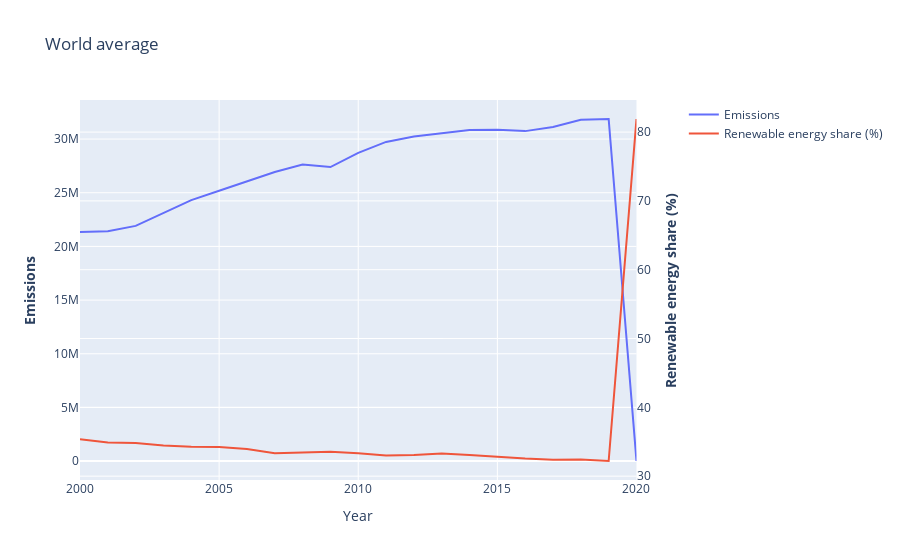

Notebook code for this chart:
### Markdown cell above
Since China is the biggest contributor and their emissions of CO₂ kept increasing over the 20 measured years, the graph above zooms in on the country's specific data of renewable energy share and emissions. China is a good example of the challenges faced when it comes to industrializing nations (Liu & Bae, 2018). As shown in figure 5, the renewable energy share was high before 2005 and the emissions were low, which is the opposite of what happened after 2005. This hints towards a direct connection between renewable energy share and emissions, supporting our first perspective: sustainable energy seems to lead to lower emissions.

### Code cell
developed_countries = [
    "Australia",
    "Austria",
    "Belgium",
    "Canada",
    "Denmark",
    "Finland",
    "France",
    "Germany",
    "Iceland",
    "Ireland",
    "Israel",
    "Italy",
    "Japan",
    "Luxembourg",
    "Netherlands",
    "New Zealand",
    "Norway",
    "Portugal",
    "Singapore",
    "South Korea",
    "Spain",
    "Sweden",
    "Switzerland",
    "United Kingdom",
    "United States",
    "Andorra",
    "Cyprus",
    "Czech Republic",
    "Estonia",
    "Greece",
    "Hong Kong SAR",
    "Latvia",
    "Lithuania",
    "Malta",
    "Monaco",
    "San Marino",
    "Slovakia",
    "Slovenia"
]


countries = pd.read_csv("../datasets/sus.csv")["Entity"].drop_duplicates()
world_data = df[(df['Element'] == "Emissions (CO2)") & (df['Item'] == "All sectors without LULUCF") & (df['Area'].isin(countries))].drop(columns=[
    'Item', 'Access to electricity (% of population)',
    'Access to clean fuels for cooking',
    'Renewable-electricity-generating-capacity-per-capita',
    'Financial flows to developing countries (US $)',
    'Electricity from fossil fuels (TWh)', 'Electricity from nuclear (TWh)',
    'Low-carbon electricity (% electricity)',
    'Primary energy consumption per capita (kWh/person)',
    'Energy intensity level of primary energy (MJ/$2017 PPP GDP)',
    'Value_co2_emissions_kt_by_country',
    'Renewables (% equivalent primary energy)', 'gdp_growth',
    'gdp_per_capita', 'Density\\n(P/Km2)', 'Land Area(Km2)', 'Latitude',
    'Longitude']).dropna()
means = pd.concat([world_data['Renewable energy share in the total final energy consumption (%)'].groupby(world_data['Year']).mean(), world_data['Emission'].groupby(world_data['Year']).sum()], axis=1)

import plotly.graph_objects as go
from plotly.subplots import make_subplots

# Create figure with secondary y-axis
fig = make_subplots(specs=[[{"secondary_y": True}]])

# Add traces
fig.add_trace(
    go.Scatter(x=means.index, y=means['Emission'], name="Emissions"),
    secondary_y=False,
)

fig.add_trace(
    go.Scatter(x=means.index, y=means['Renewable energy share in the total final energy consumption (%)'], name="Renewable energy share (%)"),
    secondary_y=True,
)

# Add figure title
fig.update_layout(
    title_text="World average"
)

# Set x-axis title
fig.update_xaxes(title_text="Year")

# Set y-axes titles
fig.update_yaxes(title_text="<b>Emissions</b>", secondary_y=False)
fig.update_yaxes(title_text="<b>Renewable energy share (%)</b>", secondary_y=True)

fig.show()

### Figure 1 — Plotly figure (JSON) as saved in the notebook; plotly's stock layout.template omitted (floating-point values rounded to 4 significant figures)
{"data": [{"name": "Emissions", "type": "scatter", "x": [2000, 2001, 2002, 2003, 2004, 2005, 2006, 2007, 2008, 2009, 2010, 2011, 2012, 2013, 2014, 2015, 2016, 2017, 2018, 2019, 2020], "xaxis": "x", "y": [21350000.0, 21410000.0, 21910000.0, 23120000.0, 24310000.0, 25190000.0, 26050000.0, 26930000.0, 27620000.0, 27400000.0, 28720000.0, 29730000.0, 30250000.0, 30520000.0, 30850000.0, 30870000.0, 30740000.0, 31120000.0, 31800000.0, 31870000.0, 10054], "yaxis": "y"}, {"name": "Renewable energy share (%)", "type": "scatter", "x": [2000, 2001, 2002, 2003, 2004, 2005, 2006, 2007, 2008, 2009, 2010, 2011, 2012, 2013, 2014, 2015, 2016, 2017, 2018, 2019, 2020], "xaxis": "x", "y": [35.37, 34.9, 34.83, 34.46, 34.28, 34.23, 33.94, 33.34, 33.43, 33.53, 33.33, 32.99, 33.08, 33.28, 33.07, 32.77, 32.55, 32.38, 32.44, 32.2, 81.9], "yaxis": "y2"}], "layout": {"title": {"text": "World average"}, "xaxis": {"anchor": "y", "domain": [0, 0.94], "title": {"text": "Year"}}, "yaxis": {"anchor": "x", "domain": [0, 1], "title": {"text": "<b>Emissions</b>"}}, "yaxis2": {"anchor": "x", "overlaying": "y", "side": "right", "title": {"text": "<b>Renewable energy share (%)</b>"}}}}
